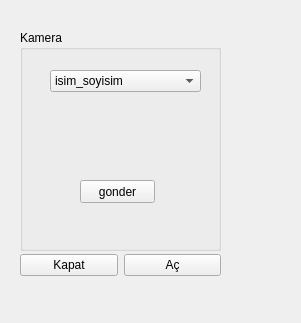
<?xml version="1.0" encoding="UTF-8"?>
<ui version="4.0">
 <class>Form</class>
 <widget class="QWidget" name="Form">
  <property name="geometry">
   <rect>
    <x>0</x>
    <y>0</y>
    <width>301</width>
    <height>323</height>
   </rect>
  </property>
  <property name="windowTitle">
   <string>Yüz Tanıma</string>
  </property>
  <widget class="QWidget" name="horizontalLayoutWidget">
   <property name="geometry">
    <rect>
     <x>20</x>
     <y>240</y>
     <width>201</width>
     <height>51</height>
    </rect>
   </property>
   <layout class="QHBoxLayout" name="horizontalLayout">
    <item>
     <widget class="QPushButton" name="btClose">
      <property name="text">
       <string>Kapat</string>
      </property>
     </widget>
    </item>
    <item>
     <widget class="QPushButton" name="btOpen">
      <property name="text">
       <string>Aç</string>
      </property>
     </widget>
    </item>
   </layout>
  </widget>
  <widget class="QGroupBox" name="groupBox">
   <property name="geometry">
    <rect>
     <x>20</x>
     <y>30</y>
     <width>201</width>
     <height>221</height>
    </rect>
   </property>
   <property name="title">
    <string>Kamera</string>
   </property>
   <widget class="QLabel" name="lbCamera">
    <property name="geometry">
     <rect>
      <x>14</x>
      <y>25</y>
      <width>171</width>
      <height>181</height>
     </rect>
    </property>
    <property name="text">
     <string/>
    </property>
   </widget>
   <widget class="QComboBox" name="isim_soyisim">
    <property name="geometry">
     <rect>
      <x>30</x>
      <y>40</y>
      <width>151</width>
      <height>22</height>
     </rect>
    </property>
    <item>
     <property name="text">
      <string>isim_soyisim</string>
     </property>
    </item>
    <item>
     <property name="text">
      <string> ali polat </string>
     </property>
    </item>
    <item>
     <property name="text">
      <string>mehmet şahin </string>
     </property>
    </item>
    <item>
     <property name="text">
      <string>aylin özkan</string>
     </property>
    </item>
    <item>
     <property name="text">
      <string>ahmey ersoy</string>
     </property>
    </item>
    <item>
     <property name="text">
      <string>ümit alkan</string>
     </property>
    </item>
    <item>
     <property name="text">
      <string>recep eker</string>
     </property>
    </item>
    <item>
     <property name="text">
      <string>sevda yılmaz</string>
     </property>
    </item>
    <item>
     <property name="text">
      <string>cem korkmaz</string>
     </property>
    </item>
    <item>
     <property name="text">
      <string>melda çağlayan</string>
     </property>
    </item>
    <item>
     <property name="text">
      <string>simge koyuncu</string>
     </property>
    </item>
    <item>
     <property name="text">
      <string>beste söylemez</string>
     </property>
    </item>
    <item>
     <property name="text">
      <string>akın özhaseki</string>
     </property>
    </item>
    <item>
     <property name="text">
      <string>süleyman yılmaz</string>
     </property>
    </item>
   </widget>
   <widget class="QPushButton" name="pushButton">
    <property name="geometry">
     <rect>
      <x>60</x>
      <y>150</y>
      <width>75</width>
      <height>23</height>
     </rect>
    </property>
    <property name="text">
     <string>gonder</string>
    </property>
   </widget>
   <widget class="QWidget" name="gridLayoutWidget">
    <property name="geometry">
     <rect>
      <x>-1</x>
      <y>0</y>
      <width>211</width>
      <height>261</height>
     </rect>
    </property>
    <layout class="QGridLayout" name="gridLayout"/>
   </widget>
  </widget>
 </widget>
 <resources/>
 <connections/>
</ui>
